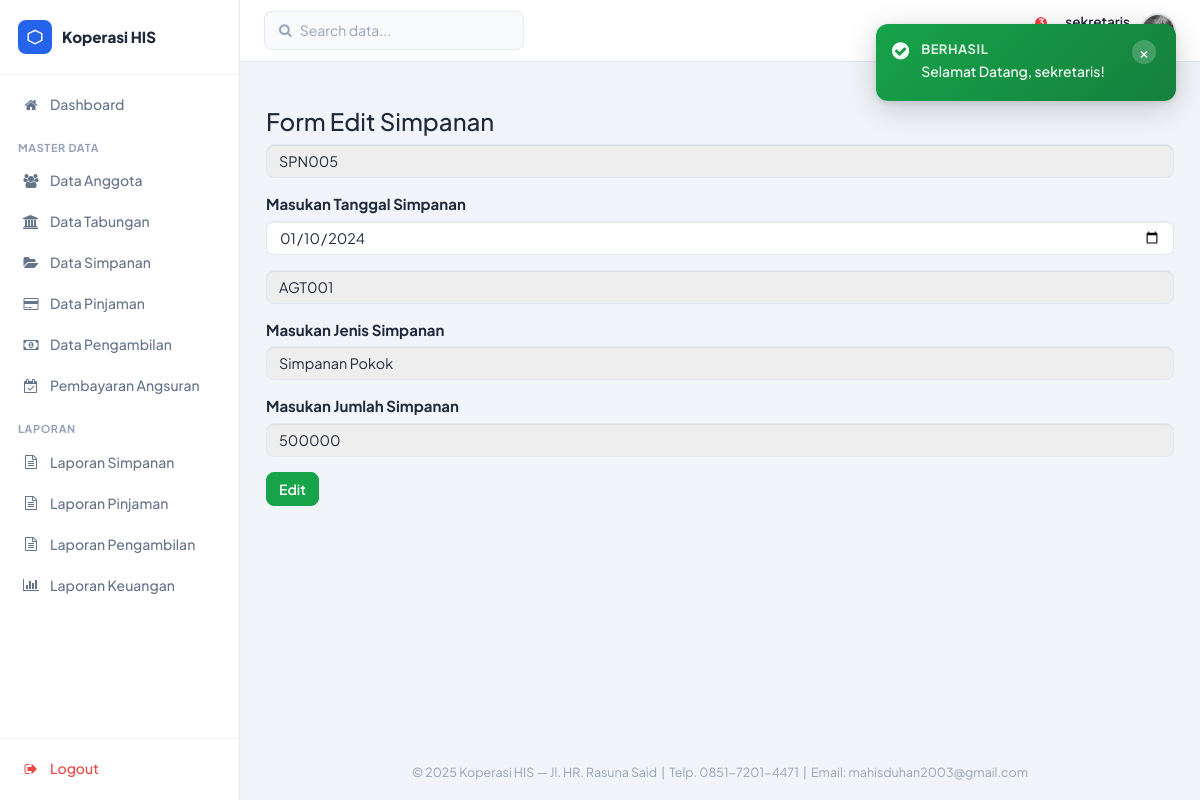
Screenshot of /sekretaris/editsimpanan.php?kd=SPN005 (signed in) with the database file from the repository.
### tables this page shows
CREATE TABLE `tbl_simpanan` (
  `id_simpanan` varchar(6) NOT NULL,
  `tgl_simpanan` date NOT NULL,
  `id_anggota` varchar(6) NOT NULL,
  `jenis_simpanan` varchar(20) NOT NULL,
  `jumlah_simpanan` int NOT NULL
);

### sekretaris/editsimpanan.php (the view, shortened to what this page needs)
<?php
	include ("style/header.php");
	include ("style/sidebar.php");
	$id_simpanan= $_GET['kd'];
?>
	<div class="box box-primary">
		<div class="box-header with-border">
			<h3 class="box-title">Form Edit Simpanan</h3>
		</div>
		<?php
			include ("../config/koneksi.php");
			$sql = mysqli_query($konek, "SELECT * FROM tbl_simpanan WHERE id_simpanan = '$id_simpanan'");
			$data = mysqli_fetch_array($sql);
		?>
		<form role="form" method="post" action="">
			<div class="box-body">
				<div class="form-group">
					<input type="text" class="form-control" name="id_simpanan" value="<?php echo $data['id_simpanan'];?>" readonly>
				</div>
				<div class="form-group">
					<label>Masukan Tanggal Simpanan</label>
					<input type="date" class="form-control" name="tgl_simpanan" value="<?php echo $data['tgl_simpanan'];?>">
				</div>
				<div class="form-group">
					<input type="text" class="form-control" name="id_anggota" value="<?php echo $data['id_anggota'];?>" readonly>
				</div>
				<div class="form-group">
					<label>Masukan Jenis Simpanan</label>
					<input type="text" class="form-control" name="jenis_simpanan" value="<?php echo $data['jenis_simpanan']; ?>" readonly>
				</div>
				<div class="form-group">
					<label>Masukan Jumlah Simpanan</label>
					<input type="text" class="form-control" name="jumlah_simpanan" value="<?php echo $data['jumlah_simpanan'];?>" readonly>
				</div>
			</div>
			<div class="box-footer">
				<button type="submit" name="edit" class="btn btn-success">Edit</button>
			</div>
		</form>
    </div>
<?php
	include ("style/footer.php");
?>

### assets/css/sekretaris-theme.css (style rules this page uses)
html { font-size: 16px; }
*, *::before, *::after { box-sizing: border-box; margin: 0; padding: 0; }
body.sk-body { font-family: 'Plus Jakarta Sans', 'Segoe UI', sans-serif; background: #F1F5F9; font-size: 15px; color: #1E293B; min-height: 100vh; line-height: 1.5; }
.sk-body .form-control { border-radius: 8px; border-color: #E2E8F0; font-family: 'Plus Jakarta Sans', sans-serif; font-size: 0.9rem; color: #1E293B; padding: 10px 12px; }
.sk-body .btn-success { background: #16A34A; border-color: #16A34A; border-radius: 8px; font-family: 'Plus Jakarta Sans', sans-serif; font-weight: 600; }

### rows the page displays
tbl_simpanan: id_simpanan "SPN005", tgl_simpanan "01/10/2024", id_anggota "AGT001", jenis_simpanan "Simpanan Pokok", jumlah_simpanan "500000"

### other values shown
$sk_settings['nama_koperasi'] "Koperasi HIS"
$label "Dashboard Data Anggota Data Tabungan Data Simpanan Data Pinjaman Data Pengambilan Pembayaran Angsuran Laporan Simpanan Laporan Pinjaman Laporan Pengambilan Laporan Keuangan"
$notif_count "3"
$_SESSION['username'] "sekretaris"
$f['msg'] "Selamat Datang, sekretaris!"
